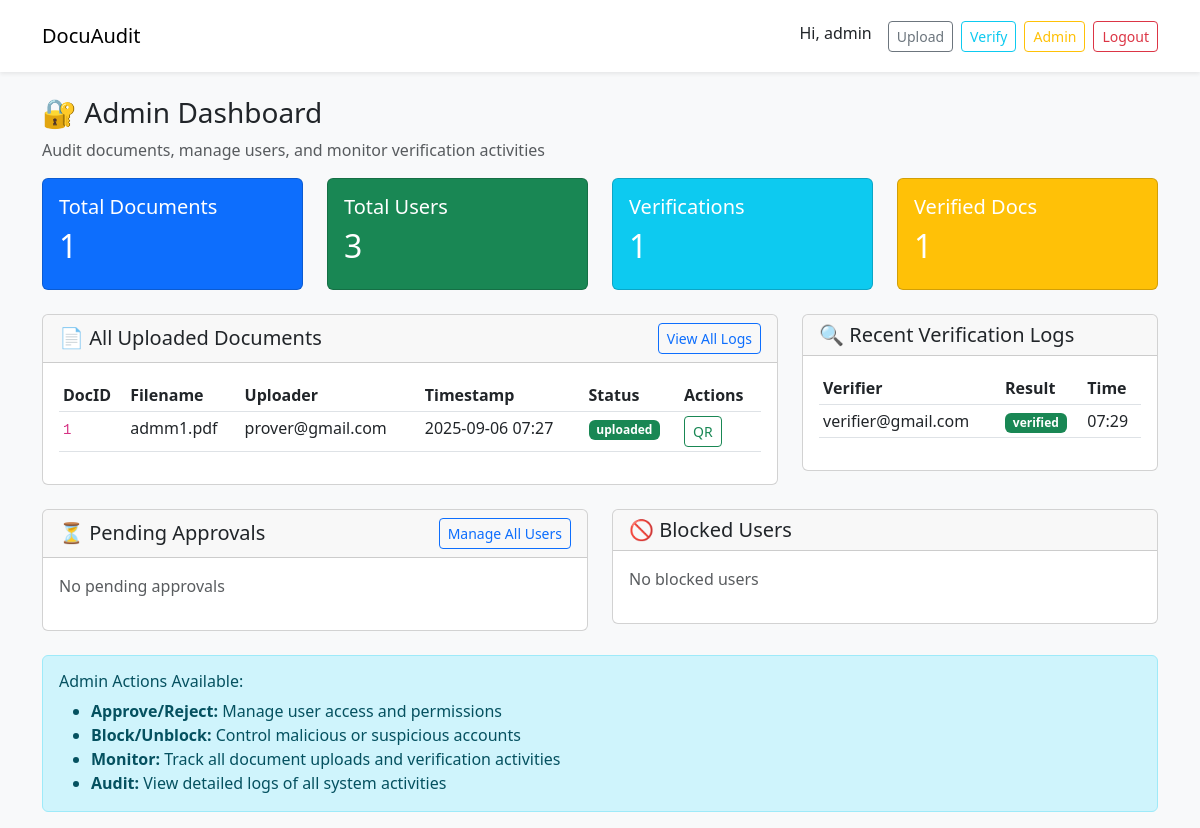
The page /admin (signed in) on the database its author committed.
### app.py (models this page shows)
class User(UserMixin, db.Model):
    __tablename__ = "users"
    id = db.Column(db.Integer, primary_key=True)
    email = db.Column(db.String(255), unique=True, nullable=False)
    password_hash = db.Column(db.String(255), nullable=False)
    name = db.Column(db.String(255))
    role = db.Column(db.String(32), default="prover")  # prover, verifier, admin
    eth_address = db.Column(db.String(255), nullable=True)
    status = db.Column(db.String(32), default="active")  # active, pending, blocked, suspended
    is_approved = db.Column(db.Boolean, default=False)  # admin approval required
    last_login = db.Column(db.DateTime, nullable=True)
    created_at = db.Column(db.DateTime, default=datetime.utcnow)

class Document(db.Model):
    __tablename__ = "documents"
    id = db.Column(db.Integer, primary_key=True)
    owner_id = db.Column(db.Integer, db.ForeignKey("users.id"), nullable=False)
    filename = db.Column(db.String(512))
    stored_filename = db.Column(db.String(512))  # encrypted file name on server
    filesize = db.Column(db.Integer)
    commitment = db.Column(db.String(128))  # keccak256(owner || fileHash || salt)
    salt = db.Column(db.String(128), nullable=True)
    cid = db.Column(db.String(512), nullable=True)  # optional IPFS CID
    status = db.Column(db.String(32), default="uploaded")
    qr_code_data = db.Column(db.Text, nullable=True)  # base64 encoded QR code
    created_at = db.Column(db.DateTime, default=datetime.utcnow)
    owner = db.relationship("User", backref="documents")

class VerificationLog(db.Model):
    __tablename__ = "verification_logs"
    id = db.Column(db.Integer, primary_key=True)
    verifier_id = db.Column(db.Integer, db.ForeignKey("users.id"), nullable=False)
    document_id = db.Column(db.Integer, db.ForeignKey("documents.id"), nullable=True)
    verification_type = db.Column(db.String(32), nullable=False)  # commitment, qr_code
    verification_data = db.Column(db.Text, nullable=True)  # commitment hash or QR data
    result = db.Column(db.String(32), nullable=False)  # verified, tampered, not_found
    ip_address = db.Column(db.String(45), nullable=True)
    user_agent = db.Column(db.Text, nullable=True)
    created_at = db.Column(db.DateTime, default=datetime.utcnow)
    verifier = db.relationship("User", backref="verification_logs")
    document = db.relationship("Document", backref="verification_logs")

### app.py (the view)
@app.route("/admin")
@login_required
def admin_dashboard():
    if current_user.role != "admin":
        flash("Access denied. Admin role required.", "danger")
        return redirect(url_for("dashboard"))
    documents = db.session.query(Document, User).join(User, Document.owner_id == User.id)\
        .order_by(Document.created_at.desc()).all()
    verification_logs = db.session.query(VerificationLog, User, Document)\
        .join(User, VerificationLog.verifier_id == User.id)\
        .outerjoin(Document, VerificationLog.document_id == Document.id)\
        .order_by(VerificationLog.created_at.desc()).limit(50).all()
    pending_users = User.query.filter_by(is_approved=False, status="active").all()
    blocked_users = User.query.filter_by(status="blocked").all()
    total_docs = Document.query.count()
    total_users = User.query.count()
    total_verifications = VerificationLog.query.count()
    verified_docs = VerificationLog.query.filter_by(result="verified").count()
    return render_template("admin_dashboard.html",
                         documents=documents,
                         verification_logs=verification_logs,
                         pending_users=pending_users,
                         blocked_users=blocked_users,
                         stats={
                             "total_docs": total_docs,
                             "total_users": total_users,
                             "total_verifications": total_verifications,
                             "verified_docs": verified_docs
                         })

### app.py (called while the page is built)
@login_manager.user_loader
def load_user(user_id):
    return User.query.get(int(user_id))

### templates/admin_dashboard.html
{% extends "base.html" %}
{% block body %}
<h3>🔐 Admin Dashboard</h3>
<p class="text-muted">Audit documents, manage users, and monitor verification activities</p>
<div class="row mb-4">
  <div class="col-md-3">
    <div class="card bg-primary text-white">
      <div class="card-body">
        <h5 class="card-title">Total Documents</h5>
        <h2>{{ stats.total_docs }}</h2>
      </div>
    </div>
  </div>
  <div class="col-md-3">
    <div class="card bg-success text-white">
      <div class="card-body">
        <h5 class="card-title">Total Users</h5>
        <h2>{{ stats.total_users }}</h2>
      </div>
    </div>
  </div>
  <div class="col-md-3">
    <div class="card bg-info text-white">
      <div class="card-body">
        <h5 class="card-title">Verifications</h5>
        <h2>{{ stats.total_verifications }}</h2>
      </div>
    </div>
  </div>
  <div class="col-md-3">
    <div class="card bg-warning text-white">
      <div class="card-body">
        <h5 class="card-title">Verified Docs</h5>
        <h2>{{ stats.verified_docs }}</h2>
      </div>
    </div>
  </div>
</div>
<div class="row">
  <div class="col-md-8">
    <div class="card">
      <div class="card-header d-flex justify-content-between align-items-center">
        <h5 class="mb-0">📄 All Uploaded Documents</h5>
        <a href="{{ url_for('admin_verification_logs') }}" class="btn btn-sm btn-outline-primary">View All Logs</a>
      </div>
      <div class="card-body">
        <div class="table-responsive">
          <table class="table table-sm">
            <thead>
              <tr>
                <th>DocID</th>
                <th>Filename</th>
                <th>Uploader</th>
                <th>Timestamp</th>
                <th>Status</th>
                <th>Actions</th>
              </tr>
            </thead>
            <tbody>
              {% for doc, user in documents[:10] %}
                <tr>
                  <td><code>{{ doc.id }}</code></td>
                  <td>{{ doc.filename }}</td>
                  <td>{{ user.email }}</td>
                  <td>{{ doc.created_at.strftime('%Y-%m-%d %H:%M') }}</td>
                  <td>
                    <span class="badge bg-{{ 'success' if doc.status == 'uploaded' else 'warning' }}">
                      {{ doc.status }}
                    </span>
                  </td>
                  <td>
                    {% if doc.qr_code_data %}
                      <a href="{{ url_for('download_qr', doc_id=doc.id) }}" class="btn btn-sm btn-outline-success">QR</a>
                    {% endif %}
                  </td>
                </tr>
              {% else %}
                <tr><td colspan="6" class="text-center">No documents found</td></tr>
              {% endfor %}
            </tbody>
          </table>
        </div>
      </div>
    </div>
  </div>
  <div class="col-md-4">
    <div class="card">
      <div class="card-header">
        <h5 class="mb-0">🔍 Recent Verification Logs</h5>
      </div>
      <div class="card-body">
        <div class="table-responsive">
          <table class="table table-sm">
            <thead>
              <tr>
                <th>Verifier</th>
                <th>Result</th>
                <th>Time</th>
              </tr>
            </thead>
            <tbody>
              {% for log, verifier, doc in verification_logs[:10] %}
                <tr>
                  <td>{{ verifier.email }}</td>
                  <td>
                    <span class="badge bg-{{ 'success' if log.result == 'verified' else 'danger' }}">
                      {{ log.result }}
                    </span>
                  </td>
                  <td>{{ log.created_at.strftime('%H:%M') }}</td>
                </tr>
              {% else %}
                <tr><td colspan="3" class="text-center">No logs found</td></tr>
              {% endfor %}
            </tbody>
          </table>
        </div>
      </div>
    </div>
  </div>
</div>
<div class="row mt-4">
  <div class="col-md-6">
    <div class="card">
      <div class="card-header d-flex justify-content-between align-items-center">
        <h5 class="mb-0">⏳ Pending Approvals</h5>
        <a href="{{ url_for('admin_users') }}" class="btn btn-sm btn-outline-primary">Manage All Users</a>
      </div>
      <div class="card-body">
        {% if pending_users %}
          <div class="list-group">
            {% for user in pending_users[:5] %}
              <div class="list-group-item d-flex justify-content-between align-items-center">
                <div>
                  <strong>{{ user.email }}</strong><br>
                  <small class="text-muted">{{ user.role }} • {{ user.created_at.strftime('%Y-%m-%d') }}</small>
                </div>
                <form method="post" action="{{ url_for('admin_approve_user', user_id=user.id) }}" class="d-inline">
                  <button type="submit" class="btn btn-sm btn-success">Approve</button>
                </form>
              </div>
            {% endfor %}
          </div>
        {% else %}
          <p class="text-muted">No pending approvals</p>
        {% endif %}
      </div>
    </div>
  </div>
  <div class="col-md-6">
    <div class="card">
      <div class="card-header">
        <h5 class="mb-0">🚫 Blocked Users</h5>
      </div>
      <div class="card-body">
        {% if blocked_users %}
          <div class="list-group">
            {% for user in blocked_users[:5] %}
              <div class="list-group-item d-flex justify-content-between align-items-center">
                <div>
                  <strong>{{ user.email }}</strong><br>
                  <small class="text-muted">{{ user.role }} • Blocked {{ user.created_at.strftime('%Y-%m-%d') }}</small>
                </div>
                <form method="post" action="{{ url_for('admin_unblock_user', user_id=user.id) }}" class="d-inline">
                  <button type="submit" class="btn btn-sm btn-warning">Unblock</button>
                </form>
              </div>
            {% endfor %}
          </div>
        {% else %}
          <p class="text-muted">No blocked users</p>
        {% endif %}
      </div>
    </div>
  </div>
</div>
<div class="mt-4">
  <div class="alert alert-info">
    <h6>Admin Actions Available:</h6>
    <ul class="mb-0">
      <li><strong>Approve/Reject:</strong> Manage user access and permissions</li>
      <li><strong>Block/Unblock:</strong> Control malicious or suspicious accounts</li>
      <li><strong>Monitor:</strong> Track all document uploads and verification activities</li>
      <li><strong>Audit:</strong> View detailed logs of all system activities</li>
    </ul>
  </div>
</div>
{% endblock %}

### templates/base.html (shortened to what this page needs)
<!doctype html>
<html>
<head>
  <link href="https://cdn.jsdelivr.net/npm/bootstrap@5.3.0/dist/css/bootstrap.min.css" rel="stylesheet">
</head>
<body class="bg-light">
<nav class="navbar navbar-expand-lg navbar-light bg-white p-3 shadow-sm">
  <div class="container">
    <a class="navbar-brand" href="{{ url_for('dashboard') }}">DocuAudit</a>
    <div class="d-flex gap-2">
      {% if current_user.is_authenticated %}
        <span class="me-2">Hi, {{ current_user.name or current_user.email }}</span>
        {% if current_user.role in ['prover', 'admin'] %}
          <a class="btn btn-outline-secondary btn-sm" href="{{ url_for('upload') }}">Upload</a>
        {% endif %}
        {% if current_user.role in ['verifier', 'admin'] %}
          <a class="btn btn-outline-info btn-sm" href="{{ url_for('verifier_dashboard') }}">Verify</a>
        {% endif %}
        {% if current_user.role == 'admin' %}
          <a class="btn btn-outline-warning btn-sm" href="{{ url_for('admin_dashboard') }}">Admin</a>
        {% endif %}
        <a class="btn btn-outline-danger btn-sm" href="{{ url_for('logout') }}">Logout</a>
      {% else %}
        <a class="btn btn-outline-primary btn-sm" href="{{ url_for('register') }}">Register</a>
        <a class="btn btn-primary btn-sm" href="{{ url_for('login') }}">Login</a>
      {% endif %}
    </div>
  </div>
</nav>
<div class="container mt-4">
  {% block body %}{% endblock %}
</div>
</body>
</html>

### rows shown on the page
User: name "admin"
Document: id "1", filename "admm1.pdf", email "prover@gmail.com", created_at "2025-09-06 07:27", status "uploaded"
VerificationLog: email "verifier@gmail.com", result "verified", created_at "07:29"

### other values the page prints
{{ stats.total_docs }} "1"
{{ stats.total_users }} "3"
{{ stats.total_verifications }} "1"
{{ stats.verified_docs }} "1"
